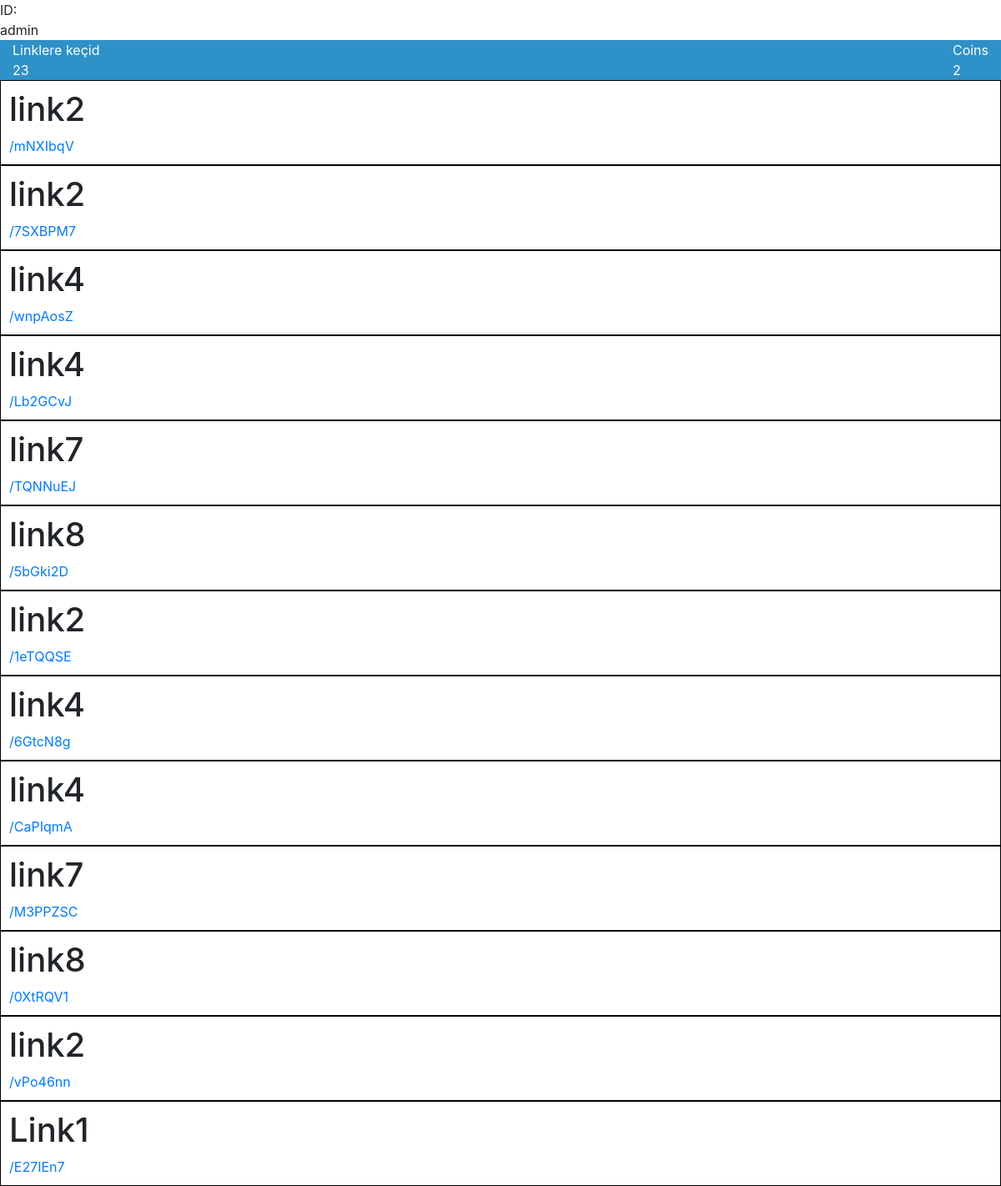
The app's page /account/admin/ with its own data.
### account/models.py (models this page shows, shortened)
class UserData(models.Model):
    user = models.ForeignKey(User, on_delete=models.CASCADE, verbose_name='user')
    clicklink = models.IntegerField(verbose_name='Linkə keçid(lər)')
    coins = models.IntegerField(verbose_name='Coins')

### post/models.py (models this page shows, shortened)
class Link(models.Model):
    user = models.ForeignKey(User, on_delete=models.CASCADE)
    name = models.CharField(verbose_name='Link adi(sherti)', max_length=100)
    link  =  models.URLField(verbose_name='Link')
    date = models.DateTimeField(auto_now_add=True, verbose_name='Yerlesdirilme tarixi')
    active = models.BooleanField(default=False, verbose_name='Aktiv?')
    blok = models.BooleanField(default=False, verbose_name='Blok et')
    slug = models.SlugField(verbose_name='Post slug', blank=True, null=True, unique=True)
    LINKTYPE=(
        ('Youtube videosu', 'Youtube videosu'),
        ('TikTok', 'TikTok'),
        ('Instagram', 'Instagram'),
        ('18+ kontent', '18+ kontent'),
        ('Oyun', 'Oyun'),
        ('Yükləmə linki', 'Yükləmə linki'),
        ('Film/Serial', 'Film/Serial'),
        ('Digər', 'Digər')
    )
    linktype = models.CharField(max_length=100, choices=LINKTYPE, verbose_name='Linkin kategoriyası')
    def get_absolute_url(self):
        return reverse('ads_view', kwargs={'slug': self.slug})

### account/views.py (the view)
# urls.py: path('<str:username>/', Profile, name='profile')
def Profile(request, username):
    user = User.objects.get(username=username)
    user_links = Link.objects.filter(user=user)
    contex = {
        'user': user,
        'links': user_links,
    }
    return render(request, 'profile.html', contex)

### templates/profile.html (shortened to what this page needs)
{% extends 'base.html' %}
{% load crispy_forms_tags %}
{% block base %}
{% load static %}
    <body>
        <div class="profil_general">
            <div class="profil_slugid">
                ID: {{ user.last_name }}
            </div>
        </div>
        {{ user.username }}
        {% for userdata in user.userdata_set.all %}
        <div class="container-fluid" style="background-color: #2e91c7; color: white; display: flex; justify-content: space-between; ">
            <div class="link_click">
                <p>Linklere keçid</p>
                {{ userdata.clicklink }}
            </div>
            <div class="link_click">
                <p>Coins</p>
                {{ userdata.coins }}
            </div>
        </div>
        {% endfor %}
        {% for link in links %}
        <div style="padding: 10px; border:  1px black solid;">
            <h1>{{ link.name }}</h1>
            <a href="{{ link.get_absolute_url }}">{{ link.get_absolute_url }}</a>
        </div>
        {% endfor %}
    </body>
    {% endblock %}

### static/css/index.css (style rules this page uses)
p { margin-bottom: 0 !important; }

### records on screen
UserData: clicklink "23", coins "2"
Link: name "link2", get_absolute_url "/mNXIbqV"
Link: name "link2", get_absolute_url "/7SXBPM7"
Link: name "link4", get_absolute_url "/wnpAosZ"
Link: name "link4", get_absolute_url "/Lb2GCvJ"
Link: name "link7", get_absolute_url "/TQNNuEJ"
Link: name "link8", get_absolute_url "/5bGki2D"
Link: name "link2", get_absolute_url "/1eTQQSE"
Link: name "link4", get_absolute_url "/6GtcN8g"
Link: name "link4", get_absolute_url "/CaPIqmA"
Link: name "link7", get_absolute_url "/M3PPZSC"
Link: name "link8", get_absolute_url "/0XtRQV1"
Link: name "link2", get_absolute_url "/vPo46nn"
Link: name "Link1", get_absolute_url "/E27IEn7"

### other values on screen
{{ user.username }} "admin"
